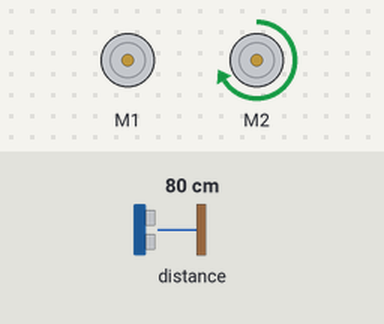
A program run on a simulated BBC micro:bit (MakeCode). On the bench: 2 × DC motor (green arrow = forward, orange = backward, longer = faster). The inputs (shaded band) are chosen by the test bench; at power-on: distance to the obstacle 80 cm. Random numbers come from a fixed seed.

Above: at 1.2 s.
1.3 s: distance to the obstacle set to 22 cm
2.8 s: distance to the obstacle set to 18 cm
At 3.1 s:
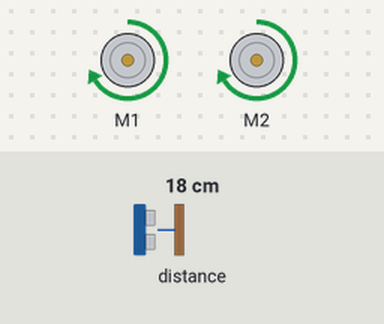
4.3 s: distance to the obstacle set to 35 cm
At 4.9 s:
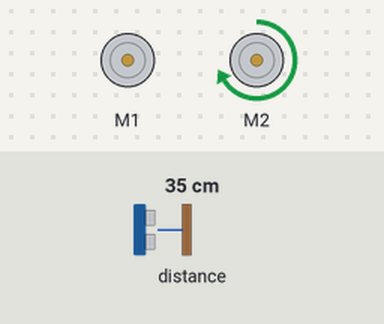
5.8 s: distance to the obstacle set to 2 cm
At 7.1 s:
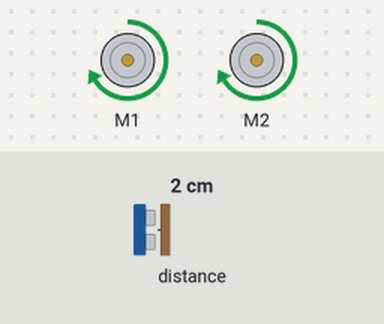
Timing chart, 0 to 8.3 s (numbered marks = the images above; inputs shaded):
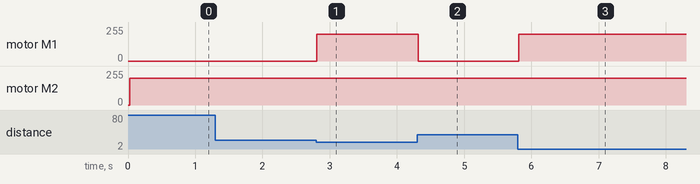

The program:

main.ts
```typescript
let derecha = Math.randomBoolean()
basic.forever(function () {
    if (maqueen.Ultrasonic(PingUnit.Centimeters) < 20 && maqueen.Ultrasonic(PingUnit.Centimeters) > 0) {
        maqueen.motorRun(maqueen.Motors.All, maqueen.Dir.CW, 200)
    } else if (derecha == true) {
        maqueen.motorRun(maqueen.Motors.M1, maqueen.Dir.CW, 200)
        maqueen.motorRun(maqueen.Motors.M2, maqueen.Dir.CW, 0)
    } else {
        maqueen.motorRun(maqueen.Motors.M1, maqueen.Dir.CW, 0)
        maqueen.motorRun(maqueen.Motors.M2, maqueen.Dir.CW, 200)
    }
})
```

test.ts
```typescript
// aquí va el archivo "tests"; esto no se compilará cuando este paquete se utilice como una extensión.
```

Measured:
- the behaviour switches between 20 and 19 cm on distance to the obstacle (found by bisection; images 0 and 1)
- after the input at 1.3 s, every drawn part: stays the same
- after the input at 2.8 s, motor M1: stopped → forward 200/255 at once
- after the input at 4.3 s, motor M1: forward 200/255 → stopped at once
- after the input at 5.8 s, motor M1: stopped → forward 200/255 at once
